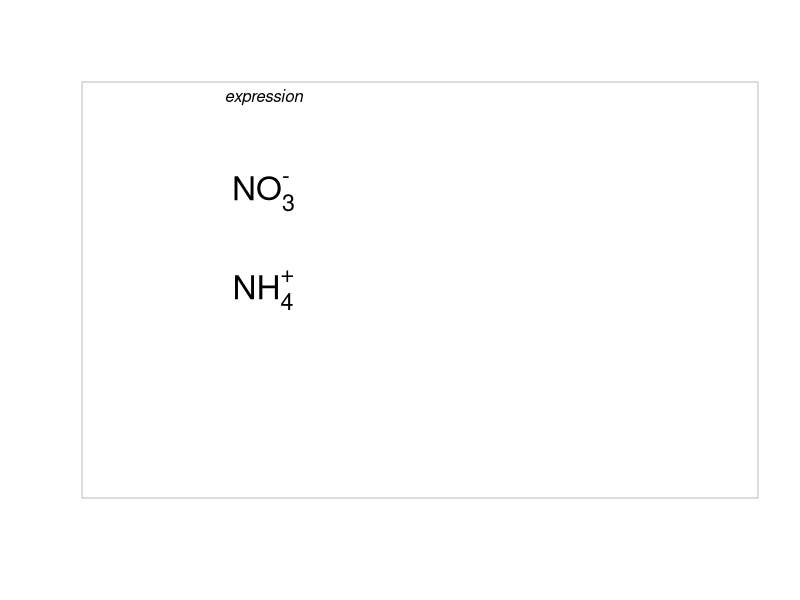
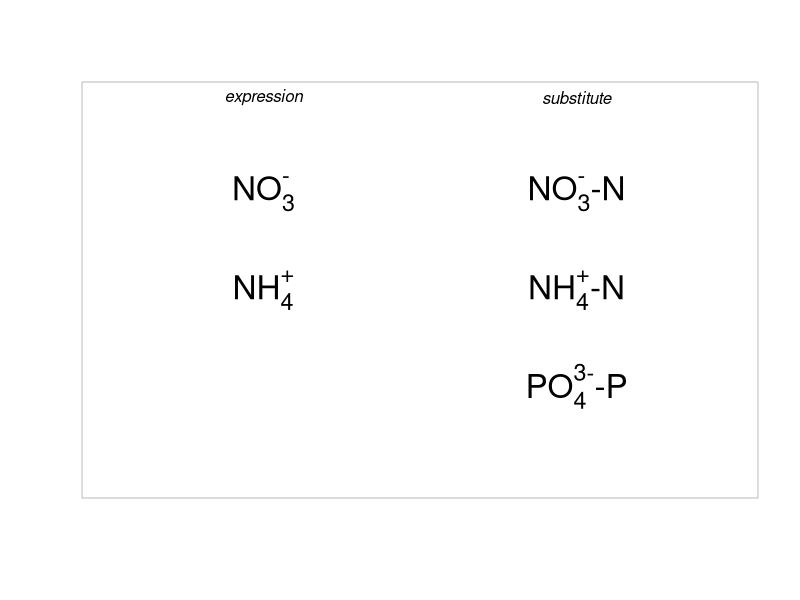

These figures' R source, in order:
## ---- chunk 1
knitr::opts_chunk$set(echo = TRUE)
tutblog <- read.csv("birgand_tutblogs.csv", encoding = "UTF-8")
selection<-tutblog[tutblog$name=="Blog: Indices and exponents in R graphs",]
## ---- chunk 2
cat("*",gsub(";","\n * ",selection$keywords))
## ---- chunk 3
    nitrate=expression(NO[3]^{"-"})
    ammonium=expression(NH[4]^{"+"})
    
    plot(0,0,col="white",xlim=c(-2,2),ylim=c(-2,2),ann=FALSE,axes=FALSE)
    box(col="grey")
    text(-1,1,nitrate,cex=2)
    text(-1,0,ammonium,cex=2)
    text(-1,2,"expression",font=3)
## ---- chunk 4
nitrateasN=substitute(paste(NO[x]^{y},"-N",sep=""),list(x=3,y="-"))
ammoniumasN=substitute(paste(NH[x]^{y},"-N",sep=""),list(x=4,y="+"))
phosphateasP=substitute(paste(PO[x]^{y},"-P",sep=""),list(x=4,y="3-"))
    

    plot(0,0,col="white",xlim=c(-2,2),ylim=c(-2,2),ann=FALSE,axes=FALSE)
    box(col="grey")
    text(-1,1,nitrate,cex=2)
    text(-1,0,ammonium,cex=2)
    text(-1,2,"expression",font=3)
    text(1,1,nitrateasN,cex=2)
    text(1,0,ammoniumasN,cex=2)
    text(1,-1,phosphateasP,cex=2)
    text(1,2,"substitute",font=3)    
